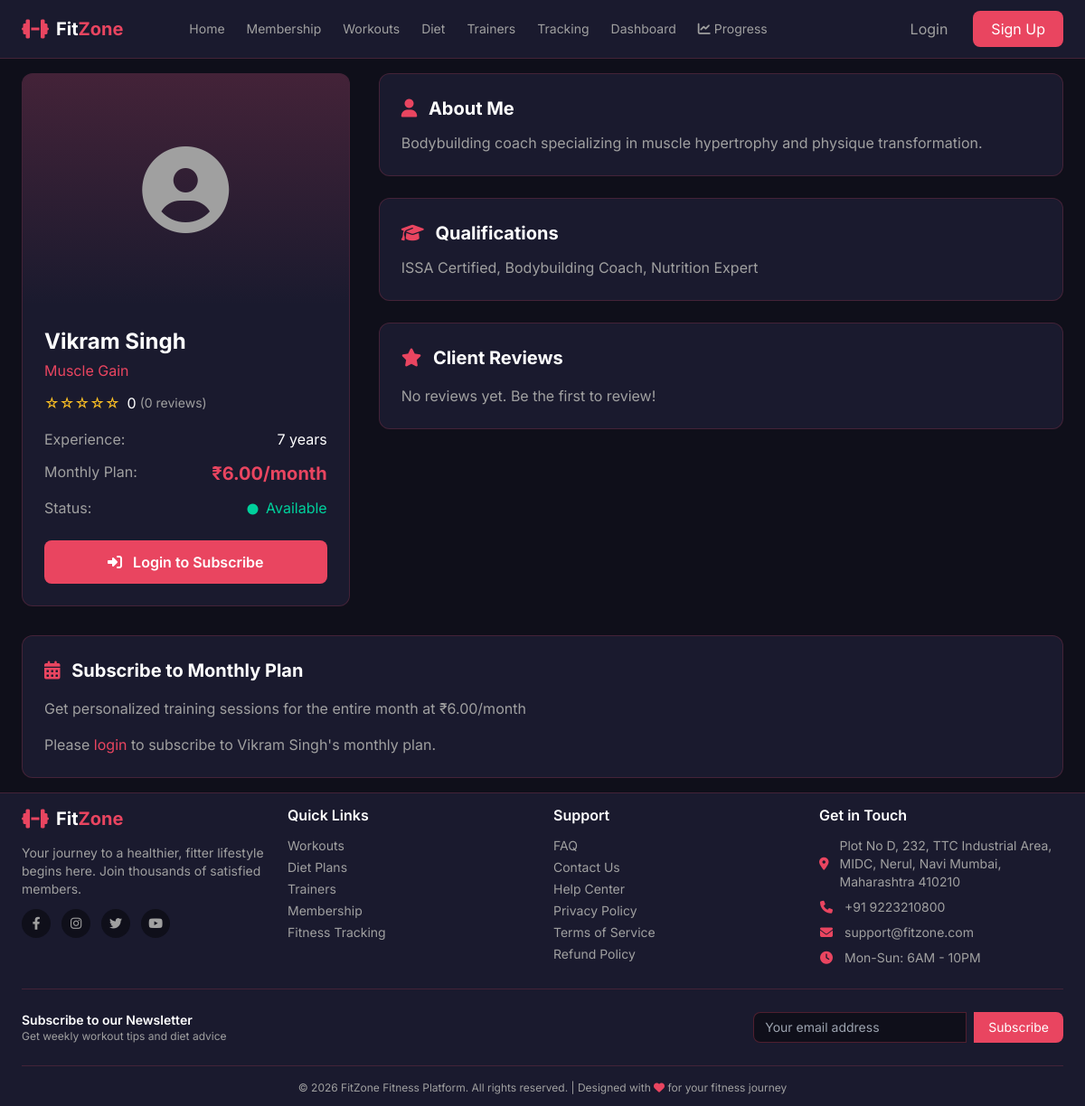
Page /trainers/7/ on the committed database.
### trainers/models.py (models this page shows, shortened)
class Trainer(models.Model):
    SPECIALIZATIONS = [
        ('weight_loss', 'Weight Loss'),
        ('muscle_gain', 'Muscle Gain'),
        ('cardio', 'Cardio'),
        ('strength_training', 'Strength Training'),
        ('yoga', 'Yoga'),
        ('nutrition', 'Nutrition'),
        ('general_fitness', 'General Fitness'),
    ]
    EXPERIENCE_LEVELS = [
        ('beginner', 'Beginner (1-2 years)'),
        ('intermediate', 'Intermediate (3-5 years)'),
        ('advanced', 'Advanced (5-8 years)'),
        ('expert', 'Expert (8+ years)'),
    ]
    user = models.OneToOneField(settings.AUTH_USER_MODEL, on_delete=models.CASCADE, related_name='trainer_profile')
    full_name = models.CharField(max_length=255)
    email = models.EmailField()
    phone = models.CharField(max_length=15, blank=True)
    profile_picture = models.ImageField(upload_to='trainers/', blank=True, null=True)
    specialization = models.CharField(max_length=50, choices=SPECIALIZATIONS)
    experience_level = models.CharField(max_length=20, choices=EXPERIENCE_LEVELS)
    years_of_experience = models.IntegerField(default=0)
    bio = models.TextField()
    qualifications = models.TextField(help_text="List qualifications, certifications")
    achievements = models.TextField(blank=True)
    hourly_rate = models.DecimalField(max_digits=10, decimal_places=2, default=500, help_text="Per hour rate (if applicable)")
    monthly_rate = models.DecimalField(max_digits=10, decimal_places=2, default=1999, help_text="Monthly subscription rate")
    availability = models.JSONField(default=dict, help_text="Weekly availability schedule")
    is_available = models.BooleanField(default=True)
    is_verified = models.BooleanField(default=False)
    is_featured = models.BooleanField(default=False)
    position = models.PositiveIntegerField(default=0, db_index=True)
    total_ratings = models.IntegerField(default=0)
    average_rating = models.DecimalField(max_digits=3, decimal_places=2, default=0)
    joined_date = models.DateTimeField(auto_now_add=True)
    def get_rating_stars(self):
        full_stars = int(self.average_rating)
        half_star = 1 if self.average_rating - full_stars >= 0.5 else 0
        return {'full': full_stars, 'half': half_star, 'empty': 5 - full_stars - half_star}
    class Meta:
        ordering = ['position', '-is_featured', '-average_rating']

### trainers/views.py (the view)
# urls.py: path('<int:trainer_id>/', views.trainer_detail, name='detail'),
def trainer_detail(request, trainer_id):
    trainer = get_object_or_404(Trainer, id=trainer_id, is_available=True, is_verified=True)
    reviews = trainer.reviews.all()[:10]
    available_slots = generate_available_slots(trainer)
    context = {
        'trainer': trainer,
        'reviews': reviews,
        'available_slots': available_slots,
    }
    return render(request, 'trainers/detail.html', context)

### trainers/views.py (called while the page is built)
def generate_available_slots(trainer):
    time_slots = [
        '09:00', '10:00', '11:00', '12:00', '13:00',
        '14:00', '15:00', '16:00', '17:00', '18:00'
    ]
    dates = []
    for i in range(7):
        date = timezone.now().date() + timedelta(days=i)
        dates.append({
            'date': date,
            'date_str': date.strftime('%Y-%m-%d'),
            'day_name': date.strftime('%A'),
            'slots': time_slots
        })
    return dates

### templates/trainers/detail.html (shortened to what this page needs)
{% extends 'base/base.html' %}
{% block content %}
<div class="py-0 trainer-container fade-in">
    <div class="grid grid-cols-1 lg:grid-cols-3 gap-8 profile-section">
        <div class="lg:col-span-1">
            <div class="bg-[#1A1A2E] rounded-xl border border-[#E94560]/20 overflow-hidden profile-card detail-card">
                <div class="h-64 bg-gradient-to-b from-[#E94560]/20 to-transparent profile-image">
                    {% if trainer.profile_picture %}
                        <img src="{{ trainer.profile_picture.url }}" alt="{{ trainer.full_name }}" class="w-full h-full object-cover object-top">
                    {% else %}
                        <div class="w-full h-full flex items-center justify-center">
                            <i class="fas fa-user-circle text-8xl text-text-gray"></i>
                        </div>
                    {% endif %}
                </div>
                <div class="p-6 profile-info">
                    <h1 class="text-2xl font-bold text-white mb-1 trainer-name">{{ trainer.full_name }}</h1>
                    <p class="text-[#E94560] mb-3 specialization">{{ trainer.get_specialization_display }}</p>
                    <div class="flex items-center mb-4 rating">
                        <div class="star-rating">
                            {% with stars=trainer.get_rating_stars %}
                                {% for i in ""|ljust:stars.empty %}☆{% endfor %}
                            {% endwith %}
                        </div>
                        <span class="text-white ml-2">{{ trainer.average_rating|default:"0" }}</span>
                        <span class="text-text-gray text-sm ml-1">({{ trainer.total_ratings|default:"0" }} reviews)</span>
                    </div>
                    <div class="space-y-3 mb-6 details-list">
                        <div class="flex justify-between detail-item">
                            <span class="text-text-gray">Experience:</span>
                            <span class="text-white">{{ trainer.years_of_experience }} years</span>
                        </div>
                        <div class="flex justify-between detail-item">
                            <span class="text-text-gray">Monthly Plan:</span>
                            <span class="text-[#E94560] font-bold text-xl price-amount">₹{{ trainer.monthly_rate }}/month</span>
                        </div>
                        <div class="flex justify-between detail-item">
                            <span class="text-text-gray">Status:</span>
                            {% if trainer.is_available %}
                                <span class="text-[#00D09C]"><i class="fas fa-circle text-xs mr-1"></i> Available</span>
                            {% else %}
                                <span class="text-red-500"><i class="fas fa-circle text-xs mr-1"></i> Not Available</span>
                            {% endif %}
                        </div>
                    </div>
                    {% if trainer.is_available %}
    {% if user.is_authenticated %}
        <button onclick="document.getElementById('bookingForm').scrollIntoView({behavior: 'smooth'})"
                class="w-full bg-[#E94560] text-white py-3 rounded-lg font-semibold hover:bg-opacity-80 transition-all subscribe-btn">
            <i class="fas fa-calendar-check mr-2"></i>
            Subscribe Monthly
        </button>
    {% else %}
        <a href="{% url 'login' %}"
           class="block w-full bg-[#E94560] text-white py-3 rounded-lg font-semibold text-center hover:bg-opacity-80 transition-all">
            <i class="fas fa-sign-in-alt mr-2"></i>
            Login to Subscribe
        </a>
    {% endif %}
{% endif %}
                </div>
            </div>
        </div>
        <div class="lg:col-span-2 space-y-6">
            <div class="bg-[#1A1A2E] rounded-xl border border-[#E94560]/20 p-6 detail-card details-section">
                <h2 class="text-xl font-bold text-white mb-3 section-title">
                    <i class="fas fa-user text-[#E94560] mr-2"></i> About Me
                </h2>
                <p class="text-text-gray section-text">{{ trainer.bio }}</p>
            </div>
            <div class="bg-[#1A1A2E] rounded-xl border border-[#E94560]/20 p-6 detail-card details-section">
                <h2 class="text-xl font-bold text-white mb-3 section-title">
                    <i class="fas fa-graduation-cap text-[#E94560] mr-2"></i> Qualifications
                </h2>
                <p class="text-text-gray whitespace-pre-line section-text">{{ trainer.qualifications }}</p>
            </div>
            <div class="bg-[#1A1A2E] rounded-xl border border-[#E94560]/20 p-6 detail-card details-section">
                <div class="flex justify-between items-center mb-4 flex-wrap gap-3">
                    <h2 class="text-xl font-bold text-white section-title">
                        <i class="fas fa-star text-[#E94560] mr-2"></i> Client Reviews
                    </h2>
                </div>
                {% if reviews %}
                <div class="space-y-4">
                    {% for review in reviews %}
                    <div class="border-b border-[#E94560]/20 pb-3 last:border-0 review-card">
                        <div class="flex justify-between items-start flex-wrap gap-2">
                            <div>
                                <div class="star-rating text-sm">
                                    {% for i in ""|ljust:review.rating %}★{% endfor %}
                                    {% for i in ""|ljust:5 %}{% if forloop.counter > review.rating %}☆{% endif %}{% endfor %}
                                </div>
                                <p class="text-text-gray text-sm mt-1 review-text">{{ review.review }}</p>
                                <p class="text-text-gray text-xs mt-2 review-meta">
                                    <i class="fas fa-user-circle mr-1"></i> {{ review.user.username }}
                                    <i class="fas fa-calendar-alt ml-2 mr-1"></i> {{ review.created_at|date:"M d, Y" }}
                                </p>
                            </div>
                        </div>
                    </div>
                    {% endfor %}
                </div>
                {% else %}
                <p class="text-text-gray review-text">No reviews yet. Be the first to review!</p>
                {% endif %}
            </div>
        </div>
    </div>
    <div id="bookingForm" class="mt-8 bg-[#1A1A2E] rounded-xl border border-[#E94560]/20 p-6 booking-form detail-card">
        <h2 class="text-xl font-bold text-white mb-4 form-title">
            <i class="fas fa-calendar-alt text-[#E94560] mr-2"></i> Subscribe to Monthly Plan
        </h2>
        <p class="text-text-gray mb-4 section-text">Get personalized training sessions for the entire month at ₹{{ trainer.monthly_rate }}/month</p>
        {% if user.is_authenticated %}
            <form method="POST" action="{% url 'trainers:book' trainer.id %}">
                {% csrf_token %}
                <input type="hidden" name="subscribe_monthly" value="1">
                <div class="grid grid-cols-1 md:grid-cols-2 gap-4 form-grid">
                    <div>
                        <label class="text-text-gray block mb-2 form-label">Select Start Date</label>
                        <input type="date" name="session_date" required min="{% now 'Y-m-d' %}"
                               class="w-full px-3 py-2 bg-[#0F0F1A] border border-[#E94560]/30 rounded-lg text-white focus:outline-none focus:border-[#E94560] form-input">
                    </div>
                    <div>
                        <label class="text-text-gray block mb-2 form-label">Preferred Time</label>
                        <select name="session_time" required class="w-full px-3 py-2 bg-[#0F0F1A] border border-[#E94560]/30 rounded-lg text-white focus:outline-none focus:border-[#E94560] form-select">
                            <option value="">Select time</option>
                            <option value="09:00">🌅 9:00 AM</option>
                            <option value="10:00">☀️ 10:00 AM</option>
                            <option value="11:00">☀️ 11:00 AM</option>
                            <option value="14:00">🌤️ 2:00 PM</option>
                            <option value="15:00">🌤️ 3:00 PM</option>
                            <option value="16:00">🌤️ 4:00 PM</option>
                            <option value="17:00">🌙 5:00 PM</option>
                        </select>
                    </div>
                    <div>
                        <label class="text-text-gray block mb-2 form-label">Session Type</label>
                        <select name="session_type" class="w-full px-3 py-2 bg-[#0F0F1A] border border-[#E94560]/30 rounded-lg text-white focus:outline-none focus:border-[#E94560] form-select">
                            <option value="online">💻 Online</option>
                            <option value="in_person">🏢 In Person</option>
                        </select>
                    </div>
                    <div class="md:col-span-2">
                        <label class="text-text-gray block mb-2 form-label">Additional Notes</label>
                        <textarea name="user_notes" rows="3" class="w-full px-3 py-2 bg-[#0F0F1A] border border-[#E94560]/30 rounded-lg text-white focus:outline-none focus:border-[#E94560] form-textarea" placeholder="Tell us about your fitness goals..."></textarea>
                    </div>
                </div>
                <button type="submit" class="mt-4 bg-[#E94560] text-white px-6 py-2 rounded-lg font-semibold hover:bg-opacity-80 transition-all book-btn">
                    <i class="fas fa-rupee-sign mr-2"></i> Subscribe for ₹{{ trainer.monthly_rate }}/month
                </button>
            </form>
        {% else %}
            <p class="text-text-gray section-text">Please <a href="{% url 'login' %}" class="text-[#E94560] hover:underline">login</a> to subscribe to {{ trainer.full_name }}'s monthly plan.</p>
        {% endif %}
    </div>
</div>
{% endblock %}

### templates/base/base.html (style rules this page uses)
* { margin: 0; padding: 0; box-sizing: border-box; }
body { background-color: #0F0F1A; font-family: 'Inter', system-ui, -apple-system, BlinkMacSystemFont, 'Segoe UI', sans-serif; color: #EEEEEE; overflow-x: hidden; }
html { transition: none !important; }
.fade-in { animation: fadeIn 0.5s ease-out; }

### templates/trainers/detail.html (style rules this page uses)
.fade-in { animation: fadeIn 0.5s ease-out; }
.detail-card { transition: transform 0.3s ease, box-shadow 0.3s ease; }
.star-rating { color: #fbbf24; font-size: 1rem; }
html { scroll-behavior: smooth; }
@media (min-width: 992px) { .profile-card { position: sticky; top: 80px; } }

### rows in the picture
Trainer: full_name "Vikram Singh", specialization "Muscle Gain", average_rating "0", total_ratings "0", years_of_experience "7", monthly_rate "6.00", bio "Bodybuilding coach specializing in muscle hypertrophy and physique transformation.", qualifications "ISSA Certified, Bodybuilding Coach, Nutrition Expert"
